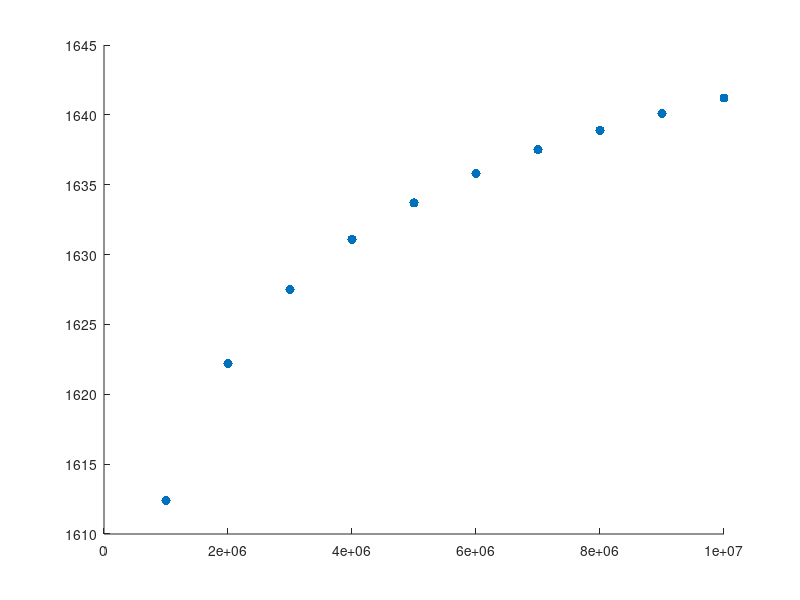
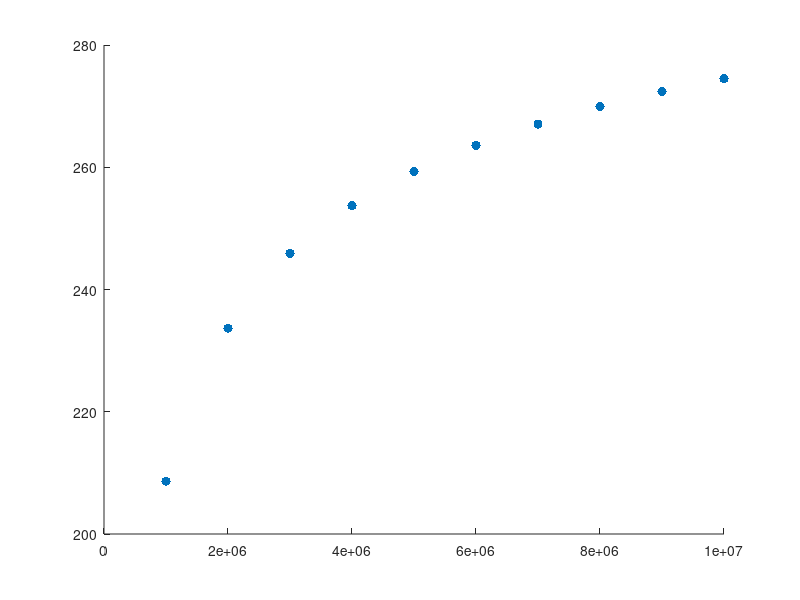

Here is the MATLAB script that generated these plots, in order:
%% ASEN 4013 HW 9 Problem 1
% - Ian Faber

%% Housekeeping
clc; clear; close all;

%% Setup
P = (1:1:10)*10^6; % MPa
Pc = P.^0.55; % MPa

g0 = 9.807; % m/s^2

%% Data
cStar = [1612.4, 1622.2, 1627.5, 1631.1, 1633.7, 1635.8, 1637.5, 1638.9, 1640.1, 1641.2]; % m/s

Isp = [208.65, 233.68, 245.93, 253.72, 259.31, 263.61, 267.06, 269.94, 272.38, 274.50]; % sec

cStarAvg = mean(cStar)

IspAvg = mean(Isp)

%% Plotting
figure
hold on
plot(P, cStar, '.', 'MarkerSize', 20);
% plot(P, mean(coefCStar).*Pc, 'k--');

figure
hold on
plot(P, Isp, '.', 'MarkerSize', 20);
% plot(P, coefIsp*Isp, 'k--');




